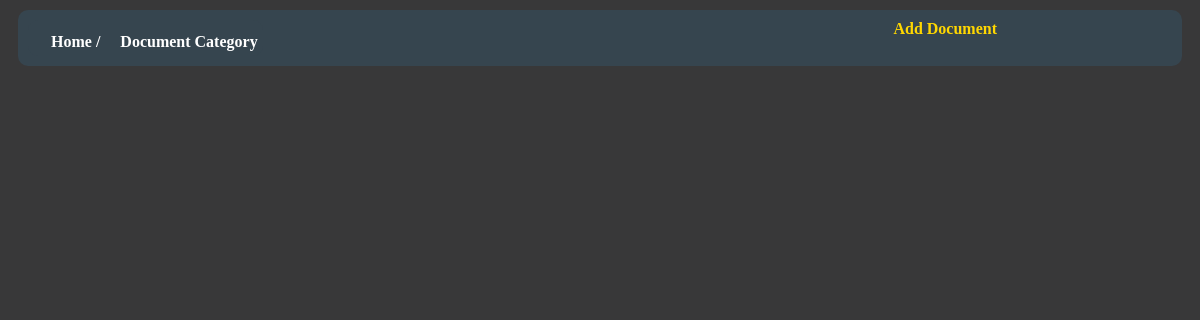
/doc_manager/, run on an earlier commit of the app's database.
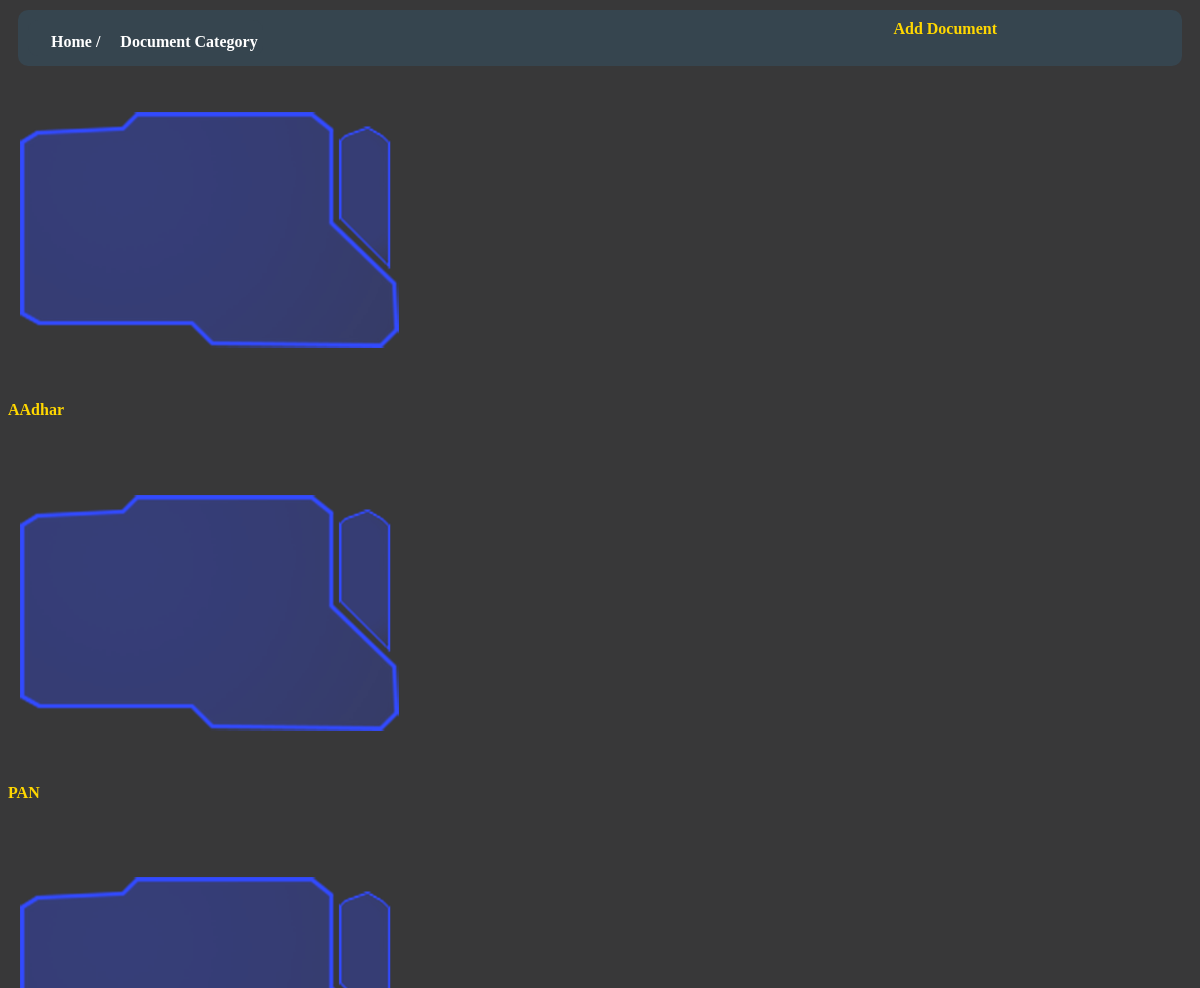
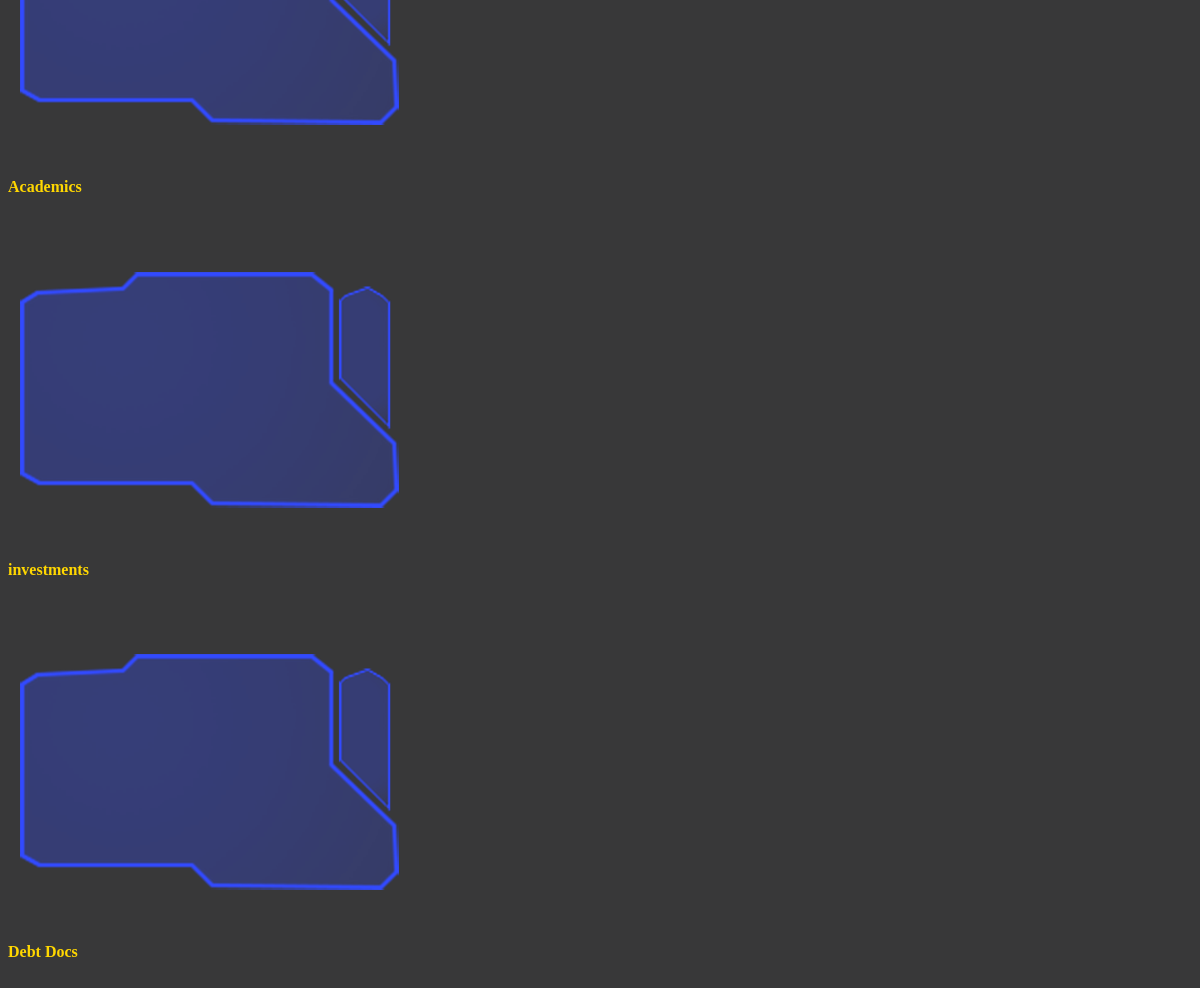
And on a later commit of the database (2 pictures, top to bottom).
### DOCMA/models.py (models this page shows, shortened)
class doc_type(models.Model):
    type = models.CharField(max_length=200)
    subtype = models.CharField(max_length=200, default='NA')
    cat2 = models.CharField(max_length=200, default='NA')

### DOCMA/views.py (the view)
# urls.py: path('' , v.doc_manger_home ),
def doc_manger_home(request):
    document_type = doc_type.objects.values_list('type', flat=True)
    context = {
        'doc_type': document_type
    }
    print(context)
    return render(request, "docma_home.html", context)

### Templates/docma_home.html (shortened to what this page needs)
{% load static %}
<!DOCTYPE html>
<html lang="en">
<head>
    <link rel="stylesheet" href="{% static 'dem/docma_home_styles.css' %}">
</head>
<body class="page">
<div class="nav-bar">
<div class = "home">
    <a href = '/home/'>Home /</a>
    <a href = '/doc_manager/'>Document Category</a>
</div>
    <div class = "home-button">
    <a href = 'add_doc/'>Add Document</a>
    </div>
</div>
<div class="cards-holder">
{% for i in doc_type %}
<div class="doc-card">
   <img class = 'di' src="  {% static 'fcon2.png' %}">
    <a  href="doc_viewer/{{i}}/"> <h4 class="typetext"> {{i}} </h4> </a>
</div>
{% endfor %}
    </div>
</body>
</html>

### static/dem/docma_home_styles.css (style rules this page uses)
.page { background-color : #383839; background-size: 1200px 800px; }
a { text-decoration : none; color:gold; }
.home { display:flex; background-color : #36454F; padding-top : 8px; border-radius: 10px; justify-content :left; padding-left : 8px; }
.home a { color : white; }
.filter-bar input , select , a { border-radius: 6px; padding:5px; margin-left: 10px; font-weight: bold ; }
.nav-bar { display:flex; background-color: #36454F; margin:10px; padding: 10px; border-radius: 10px; justify-content: space-between; padding-right:180px; }

What changed in the data, as far as the page shows it:
added doc_type: type "AAdhar"
added doc_type: type "PAN"
added doc_type: type "Academics"
added doc_type: type "investments"
added doc_type: type "Debt Docs"
